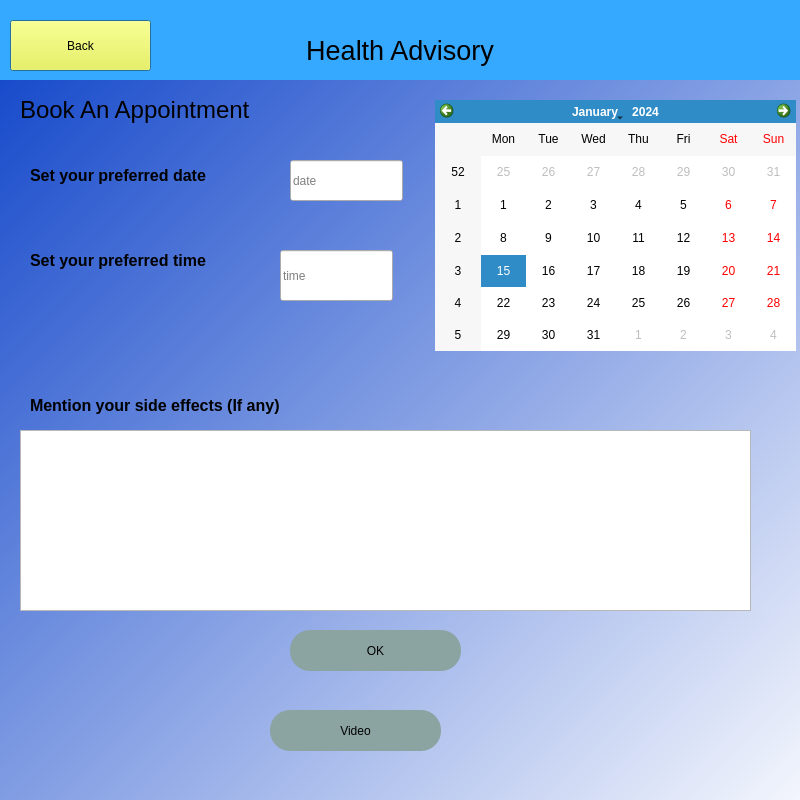
<?xml version="1.0" encoding="UTF-8"?>
<ui version="4.0">
 <class>Dialog</class>
 <widget class="QDialog" name="Dialog">
  <property name="geometry">
   <rect>
    <x>0</x>
    <y>0</y>
    <width>800</width>
    <height>800</height>
   </rect>
  </property>
  <property name="maximumSize">
   <size>
    <width>800</width>
    <height>800</height>
   </size>
  </property>
  <property name="windowTitle">
   <string>Dialog</string>
  </property>
  <property name="styleSheet">
   <string notr="true"/>
  </property>
  <widget class="QLabel" name="label">
   <property name="geometry">
    <rect>
     <x>0</x>
     <y>0</y>
     <width>800</width>
     <height>101</height>
    </rect>
   </property>
   <property name="maximumSize">
    <size>
     <width>800</width>
     <height>800</height>
    </size>
   </property>
   <property name="styleSheet">
    <string notr="true">background-color: rgb(53, 168, 255);
font: 24pt &quot;MS Shell Dlg 2&quot;;</string>
   </property>
   <property name="text">
    <string>&lt;html&gt;&lt;head/&gt;&lt;body&gt;&lt;p align=&quot;center&quot;&gt;&lt;span style=&quot; font-size:20pt;&quot;&gt;Health Advisory&lt;/span&gt;&lt;/p&gt;&lt;/body&gt;&lt;/html&gt;</string>
   </property>
  </widget>
  <widget class="QPushButton" name="back">
   <property name="geometry">
    <rect>
     <x>10</x>
     <y>20</y>
     <width>141</width>
     <height>51</height>
    </rect>
   </property>
   <property name="styleSheet">
    <string notr="true">background-color: rgb(255, 255, 43);</string>
   </property>
   <property name="text">
    <string>Back</string>
   </property>
  </widget>
  <widget class="QWidget" name="widget" native="true">
   <property name="geometry">
    <rect>
     <x>0</x>
     <y>80</y>
     <width>800</width>
     <height>800</height>
    </rect>
   </property>
   <property name="maximumSize">
    <size>
     <width>16777215</width>
     <height>16777215</height>
    </size>
   </property>
   <property name="styleSheet">
    <string notr="true">QWidget#widget{background-color: qlineargradient(spread:pad, x1:0, y1:0, x2:1, y2:1, stop:0 rgba(24, 75, 203, 255), stop:1 rgba(255, 255, 255, 255));}</string>
   </property>
   <widget class="QLabel" name="label_2">
    <property name="geometry">
     <rect>
      <x>20</x>
      <y>0</y>
      <width>351</width>
      <height>61</height>
     </rect>
    </property>
    <property name="styleSheet">
     <string notr="true">font: 20pt &quot;MS Shell Dlg 2&quot;;</string>
    </property>
    <property name="text">
     <string>&lt;html&gt;&lt;head/&gt;&lt;body&gt;&lt;p&gt;&lt;span style=&quot; font-size:18pt;&quot;&gt;Book An Appointment&lt;/span&gt;&lt;/p&gt;&lt;/body&gt;&lt;/html&gt;</string>
    </property>
   </widget>
   <widget class="QLabel" name="label_3">
    <property name="geometry">
     <rect>
      <x>30</x>
      <y>70</y>
      <width>251</width>
      <height>51</height>
     </rect>
    </property>
    <property name="text">
     <string>&lt;html&gt;&lt;head/&gt;&lt;body&gt;&lt;p&gt;&lt;span style=&quot; font-size:12pt; font-weight:600;&quot;&gt;Set your preferred date&lt;/span&gt;&lt;/p&gt;&lt;/body&gt;&lt;/html&gt;</string>
    </property>
   </widget>
   <widget class="QLabel" name="label_4">
    <property name="geometry">
     <rect>
      <x>30</x>
      <y>150</y>
      <width>241</width>
      <height>61</height>
     </rect>
    </property>
    <property name="maximumSize">
     <size>
      <width>800</width>
      <height>800</height>
     </size>
    </property>
    <property name="text">
     <string>&lt;html&gt;&lt;head/&gt;&lt;body&gt;&lt;p&gt;&lt;span style=&quot; font-size:12pt; font-weight:600;&quot;&gt;Set your preferred time&lt;/span&gt;&lt;/p&gt;&lt;/body&gt;&lt;/html&gt;</string>
    </property>
   </widget>
   <widget class="QLabel" name="label_6">
    <property name="geometry">
     <rect>
      <x>30</x>
      <y>310</y>
      <width>491</width>
      <height>31</height>
     </rect>
    </property>
    <property name="text">
     <string>&lt;html&gt;&lt;head/&gt;&lt;body&gt;&lt;p&gt;&lt;span style=&quot; font-size:12pt; font-weight:600;&quot;&gt;Mention your side effects (If any)&lt;/span&gt;&lt;/p&gt;&lt;/body&gt;&lt;/html&gt;</string>
    </property>
   </widget>
   <widget class="QTextEdit" name="txt">
    <property name="geometry">
     <rect>
      <x>20</x>
      <y>350</y>
      <width>731</width>
      <height>181</height>
     </rect>
    </property>
    <property name="styleSheet">
     <string notr="true">background-color:rgb(255, 255, 255)
color-rgb(0, 0, 0)</string>
    </property>
   </widget>
   <widget class="QPushButton" name="ok">
    <property name="geometry">
     <rect>
      <x>290</x>
      <y>550</y>
      <width>171</width>
      <height>41</height>
     </rect>
    </property>
    <property name="styleSheet">
     <string notr="true">background-color: rgb(139, 163, 161);
font: 75 14pt &quot;MS Shell Dlg 2&quot;;
border-radius:20px</string>
    </property>
    <property name="text">
     <string>OK</string>
    </property>
   </widget>
   <widget class="QCalendarWidget" name="calendarWidget">
    <property name="geometry">
     <rect>
      <x>435</x>
      <y>20</y>
      <width>361</width>
      <height>251</height>
     </rect>
    </property>
   </widget>
   <widget class="QLabel" name="error4">
    <property name="geometry">
     <rect>
      <x>140</x>
      <y>280</y>
      <width>261</width>
      <height>51</height>
     </rect>
    </property>
    <property name="styleSheet">
     <string notr="true"/>
    </property>
    <property name="text">
     <string/>
    </property>
   </widget>
   <widget class="QPushButton" name="video">
    <property name="geometry">
     <rect>
      <x>270</x>
      <y>630</y>
      <width>171</width>
      <height>41</height>
     </rect>
    </property>
    <property name="styleSheet">
     <string notr="true">background-color: rgb(139, 163, 161);
font: 75 14pt &quot;MS Shell Dlg 2&quot;;
border-radius:20px</string>
    </property>
    <property name="text">
     <string>Video</string>
    </property>
   </widget>
   <widget class="QLineEdit" name="lineEdit">
    <property name="geometry">
     <rect>
      <x>290</x>
      <y>80</y>
      <width>113</width>
      <height>41</height>
     </rect>
    </property>
    <property name="placeholderText">
     <string>date</string>
    </property>
   </widget>
   <widget class="QLineEdit" name="lineEdit_2">
    <property name="geometry">
     <rect>
      <x>280</x>
      <y>170</y>
      <width>113</width>
      <height>51</height>
     </rect>
    </property>
    <property name="placeholderText">
     <string>time</string>
    </property>
   </widget>
  </widget>
 </widget>
 <resources/>
 <connections/>
</ui>
